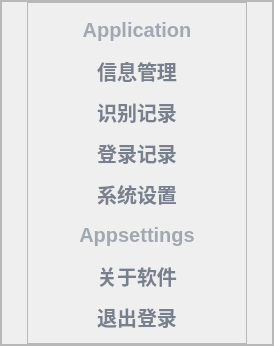
      <widget class="QFrame" name="left_widget">
       <property name="sizePolicy">
        <sizepolicy hsizetype="Expanding" vsizetype="Expanding">
         <horstretch>1</horstretch>
         <verstretch>0</verstretch>
        </sizepolicy>
       </property>
       <property name="styleSheet">
        <string notr="true">#left_widget{
                background:#f0f3f6;
                border-top-left-radius:5px;
                border-bottom-left-radius:5px;}  </string>
       </property>
       <property name="frameShape">
        <enum>QFrame::StyledPanel</enum>
       </property>
       <property name="frameShadow">
        <enum>QFrame::Raised</enum>
       </property>
       <layout class="QVBoxLayout" name="verticalLayout_2">
        <property name="spacing">
         <number>0</number>
        </property>
        <property name="leftMargin">
         <number>0</number>
        </property>
        <property name="topMargin">
         <number>0</number>
        </property>
        <property name="rightMargin">
         <number>0</number>
        </property>
        <property name="bottomMargin">
         <number>0</number>
        </property>
        <item>
         <widget class="QFrame" name="left_top_frame">
          <property name="sizePolicy">
           <sizepolicy hsizetype="Preferred" vsizetype="Expanding">
            <horstretch>0</horstretch>
            <verstretch>1</verstretch>
           </sizepolicy>
          </property>
          <property name="frameShape">
           <enum>QFrame::StyledPanel</enum>
          </property>
          <property name="frameShadow">
           <enum>QFrame::Raised</enum>
          </property>
          <widget class="QLabel" name="name_label">
           <property name="geometry">
            <rect>
             <x>80</x>
             <y>10</y>
             <width>151</width>
             <height>51</height>
            </rect>
           </property>
           <property name="styleSheet">
            <string notr="true">color:#1a1a23;
                border:none;
                font-size:18px;
                font-family: Helvetica, 'Hiragino Sans GB', 'Microsoft Yahei', '微软雅黑', Arial, sans-serif;</string>
           </property>
           <property name="text">
            <string>基于人脸识别的
图书馆门禁系统</string>
           </property>
          </widget>
          <widget class="QLabel" name="label">
           <property name="geometry">
            <rect>
             <x>20</x>
             <y>10</y>
             <width>51</width>
             <height>51</height>
            </rect>
           </property>
           <property name="text">
            <string/>
           </property>
           <property name="pixmap">
            <pixmap>../images/logo.jpg</pixmap>
           </property>
           <property name="scaledContents">
            <bool>true</bool>
           </property>
          </widget>
          <widget class="QPushButton" name="back_button">
           <property name="enabled">
            <bool>true</bool>
           </property>
           <property name="geometry">
            <rect>
             <x>220</x>
             <y>20</y>
             <width>41</width>
             <height>31</height>
            </rect>
           </property>
           <property name="cursor">
            <cursorShape>PointingHandCursor</cursorShape>
           </property>
           <property name="styleSheet">
            <string notr="true">font-size:12px;
background-color: transparent;  
  
  border-radius: 9px; 
  border: 2px solid #a0a6b1;</string>
           </property>
           <property name="text">
            <string>返回</string>
           </property>
          </widget>
         </widget>
        </item>
        <item>
         <widget class="QFrame" name="left_under_frame">
          <property name="sizePolicy">
           <sizepolicy hsizetype="Preferred" vsizetype="Expanding">
            <horstretch>0</horstretch>
            <verstretch>11</verstretch>
           </sizepolicy>
          </property>
          <property name="styleSheet">
           <string notr="true">QPushButton{
                border:none;
                color:#787f8d;
				width:200px;
                height:35px;

                font-size:20px;
                font-weight: 700;}
QPushButton:hover{
                border-radius:10px;
                background:#e4e8ec;}

</string>
          </property>
          <property name="frameShape">
           <enum>QFrame::StyledPanel</enum>
          </property>
          <property name="frameShadow">
           <enum>QFrame::Raised</enum>
          </property>
          <layout class="QVBoxLayout" name="verticalLayout">
           <property name="spacing">
            <number>0</number>
           </property>
           <property name="leftMargin">
            <number>25</number>
           </property>
           <property name="topMargin">
            <number>0</number>
           </property>
           <property name="rightMargin">
            <number>25</number>
           </property>
           <property name="bottomMargin">
            <number>0</number>
           </property>
           <item>
            <widget class="QFrame" name="frame_5">
             <property name="frameShape">
              <enum>QFrame::StyledPanel</enum>
             </property>
             <property name="frameShadow">
              <enum>QFrame::Raised</enum>
             </property>
             <layout class="QVBoxLayout" name="verticalLayout_4">
              <item>
               <widget class="QPushButton" name="left_label_1">
                <property name="enabled">
                 <bool>false</bool>
                </property>
                <property name="styleSheet">
                 <string notr="true">color:#a2a8b2;
                border:none;
                font-size:20px;
                font-weight:700;
                font-family: &quot;Helvetica Neue&quot;, Helvetica, Arial, sans-serif;</string>
                </property>
                <property name="text">
                 <string>Application</string>
                </property>
               </widget>
              </item>
              <item>
               <widget class="QPushButton" name="information_button">
                <property name="cursor">
                 <cursorShape>PointingHandCursor</cursorShape>
                </property>
                <property name="styleSheet">
                 <string notr="true">    width: 200px;</string>
                </property>
                <property name="text">
                 <string>信息管理</string>
                </property>
               </widget>
              </item>
              <item>
               <widget class="QPushButton" name="record_button">
                <property name="cursor">
                 <cursorShape>PointingHandCursor</cursorShape>
                </property>
                <property name="text">
                 <string>识别记录</string>
                </property>
               </widget>
              </item>
              <item>
               <widget class="QPushButton" name="login_button">
                <property name="cursor">
                 <cursorShape>PointingHandCursor</cursorShape>
                </property>
                <property name="text">
                 <string>登录记录</string>
                </property>
               </widget>
              </item>
              <item>
               <widget class="QPushButton" name="setting_button">
                <property name="cursor">
                 <cursorShape>PointingHandCursor</cursorShape>
                </property>
                <property name="text">
                 <string>系统设置</string>
                </property>
               </widget>
              </item>
              <item>
               <widget class="QPushButton" name="left_label_2">
                <property name="enabled">
                 <bool>false</bool>
                </property>
                <property name="styleSheet">
                 <string notr="true">color:#a2a8b2;
                border:none;
                font-size:20px;
                font-weight:700;
                font-family: &quot;Helvetica Neue&quot;, Helvetica, Arial, sans-serif;</string>
                </property>
                <property name="text">
                 <string>Appsettings</string>
                </property>
               </widget>
              </item>
              <item>
               <widget class="QPushButton" name="about_button">
                <property name="cursor">
                 <cursorShape>PointingHandCursor</cursorShape>
                </property>
                <property name="text">
                 <string>关于软件</string>
                </property>
               </widget>
              </item>
              <item>
               <widget class="QPushButton" name="loginout_button">
                <property name="cursor">
                 <cursorShape>PointingHandCursor</cursorShape>
                </property>
                <property name="text">
                 <string>退出登录</string>
                </property>
               </widget>
              </item>
             </layout>
            </widget>
           </item>
          </layout>
         </widget>
        </item>
       </layout>
      </widget>
